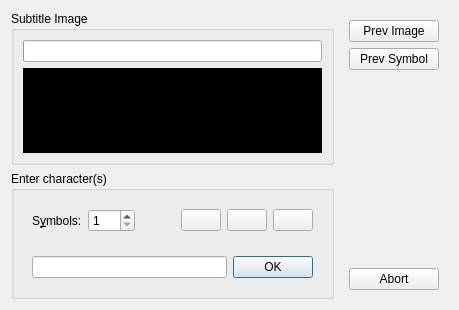
<?xml version="1.0" encoding="UTF-8"?>
<ui version="4.0">
 <class>VobSubInputProcessDialog</class>
 <widget class="QDialog" name="VobSubInputProcessDialog">
  <property name="geometry">
   <rect>
    <x>0</x>
    <y>0</y>
    <width>459</width>
    <height>310</height>
   </rect>
  </property>
  <property name="windowTitle">
   <string>VobSub Import</string>
  </property>
  <layout class="QGridLayout" name="gridLayout" rowstretch="0,0" columnstretch="3,1">
   <item row="0" column="0">
    <widget class="QGroupBox" name="grpPreview">
     <property name="sizePolicy">
      <sizepolicy hsizetype="Preferred" vsizetype="Expanding">
       <horstretch>0</horstretch>
       <verstretch>0</verstretch>
      </sizepolicy>
     </property>
     <property name="title">
      <string>Subtitle Image</string>
     </property>
     <layout class="QGridLayout" name="gridLayout_2">
      <item row="1" column="0">
       <widget class="QLabel" name="subtitleView">
        <property name="styleSheet">
         <string notr="true">QLabel { background-color:#000; }</string>
        </property>
        <property name="text">
         <string/>
        </property>
       </widget>
      </item>
      <item row="0" column="0">
       <widget class="QProgressBar" name="progressBar">
        <property name="format">
         <string>%v/%m</string>
        </property>
       </widget>
      </item>
     </layout>
    </widget>
   </item>
   <item row="1" column="0">
    <widget class="QGroupBox" name="grpText">
     <property name="sizePolicy">
      <sizepolicy hsizetype="Preferred" vsizetype="Minimum">
       <horstretch>0</horstretch>
       <verstretch>0</verstretch>
      </sizepolicy>
     </property>
     <property name="title">
      <string>Enter character(s)</string>
     </property>
     <layout class="QVBoxLayout" name="verticalLayout_2">
      <item>
       <widget class="QWidget" name="contTextStyle" native="true">
        <layout class="QHBoxLayout" name="horizontalLayout">
         <item>
          <widget class="QLabel" name="symbolLabel">
           <property name="text">
            <string>S&amp;ymbols:</string>
           </property>
           <property name="buddy">
            <cstring>symbolCount</cstring>
           </property>
          </widget>
         </item>
         <item>
          <widget class="QSpinBox" name="symbolCount">
           <property name="toolTip">
            <string>Up/Down: change value</string>
           </property>
           <property name="minimum">
            <number>1</number>
           </property>
           <property name="maximum">
            <number>100</number>
           </property>
          </widget>
         </item>
         <item>
          <spacer name="horizontalSpacer">
           <property name="orientation">
            <enum>Qt::Horizontal</enum>
           </property>
           <property name="sizeHint" stdset="0">
            <size>
             <width>40</width>
             <height>20</height>
            </size>
           </property>
          </spacer>
         </item>
         <item>
          <widget class="QPushButton" name="styleBold">
           <property name="toolTip">
            <string>Ctrl+B</string>
           </property>
           <property name="icon">
            <iconset theme="format-text-bold">
             <normaloff>.</normaloff>.</iconset>
           </property>
           <property name="checkable">
            <bool>true</bool>
           </property>
           <property name="checked">
            <bool>false</bool>
           </property>
           <property name="autoDefault">
            <bool>false</bool>
           </property>
          </widget>
         </item>
         <item>
          <widget class="QPushButton" name="styleItalic">
           <property name="toolTip">
            <string>Ctrl+I</string>
           </property>
           <property name="icon">
            <iconset theme="format-text-italic">
             <normaloff>.</normaloff>.</iconset>
           </property>
           <property name="checkable">
            <bool>true</bool>
           </property>
           <property name="checked">
            <bool>false</bool>
           </property>
           <property name="autoDefault">
            <bool>false</bool>
           </property>
          </widget>
         </item>
         <item>
          <widget class="QPushButton" name="styleUnderline">
           <property name="toolTip">
            <string>Ctrl+U</string>
           </property>
           <property name="icon">
            <iconset theme="format-text-underline">
             <normaloff>.</normaloff>.</iconset>
           </property>
           <property name="checkable">
            <bool>true</bool>
           </property>
           <property name="checked">
            <bool>false</bool>
           </property>
           <property name="autoDefault">
            <bool>false</bool>
           </property>
          </widget>
         </item>
        </layout>
       </widget>
      </item>
      <item>
       <widget class="QWidget" name="contText" native="true">
        <layout class="QHBoxLayout" name="horizontalLayout_2">
         <item>
          <widget class="QLineEdit" name="lineEdit"/>
         </item>
         <item>
          <widget class="QPushButton" name="btnOk">
           <property name="sizePolicy">
            <sizepolicy hsizetype="Minimum" vsizetype="Fixed">
             <horstretch>0</horstretch>
             <verstretch>0</verstretch>
            </sizepolicy>
           </property>
           <property name="text">
            <string>OK</string>
           </property>
           <property name="icon">
            <iconset theme="dialog-ok-apply">
             <normaloff>.</normaloff>.</iconset>
           </property>
           <property name="autoDefault">
            <bool>false</bool>
           </property>
           <property name="default">
            <bool>true</bool>
           </property>
          </widget>
         </item>
        </layout>
       </widget>
      </item>
     </layout>
    </widget>
   </item>
   <item row="0" column="1" rowspan="2">
    <widget class="QWidget" name="widget" native="true">
     <layout class="QVBoxLayout" name="verticalLayout">
      <item>
       <widget class="QPushButton" name="btnPrevImage">
        <property name="text">
         <string>Prev Image</string>
        </property>
        <property name="icon">
         <iconset theme="go-previous">
          <normaloff>.</normaloff>.</iconset>
        </property>
        <property name="autoDefault">
         <bool>false</bool>
        </property>
       </widget>
      </item>
      <item>
       <widget class="QPushButton" name="btnPrevSymbol">
        <property name="toolTip">
         <string>Ctrl+Left</string>
        </property>
        <property name="text">
         <string>Prev Symbol</string>
        </property>
        <property name="icon">
         <iconset theme="go-previous"/>
        </property>
        <property name="autoDefault">
         <bool>false</bool>
        </property>
       </widget>
      </item>
      <item>
       <spacer name="verticalSpacer">
        <property name="orientation">
         <enum>Qt::Vertical</enum>
        </property>
        <property name="sizeHint" stdset="0">
         <size>
          <width>20</width>
          <height>40</height>
         </size>
        </property>
       </spacer>
      </item>
      <item>
       <widget class="QPushButton" name="btnAbort">
        <property name="text">
         <string>Abort</string>
        </property>
        <property name="icon">
         <iconset theme="dialog-cancel">
          <normaloff>.</normaloff>.</iconset>
        </property>
        <property name="autoDefault">
         <bool>false</bool>
        </property>
       </widget>
      </item>
     </layout>
    </widget>
   </item>
  </layout>
 </widget>
 <tabstops>
  <tabstop>symbolCount</tabstop>
  <tabstop>styleBold</tabstop>
  <tabstop>styleItalic</tabstop>
  <tabstop>styleUnderline</tabstop>
  <tabstop>lineEdit</tabstop>
  <tabstop>btnOk</tabstop>
  <tabstop>btnPrevImage</tabstop>
  <tabstop>btnPrevSymbol</tabstop>
  <tabstop>btnAbort</tabstop>
 </tabstops>
 <resources/>
 <connections/>
</ui>
